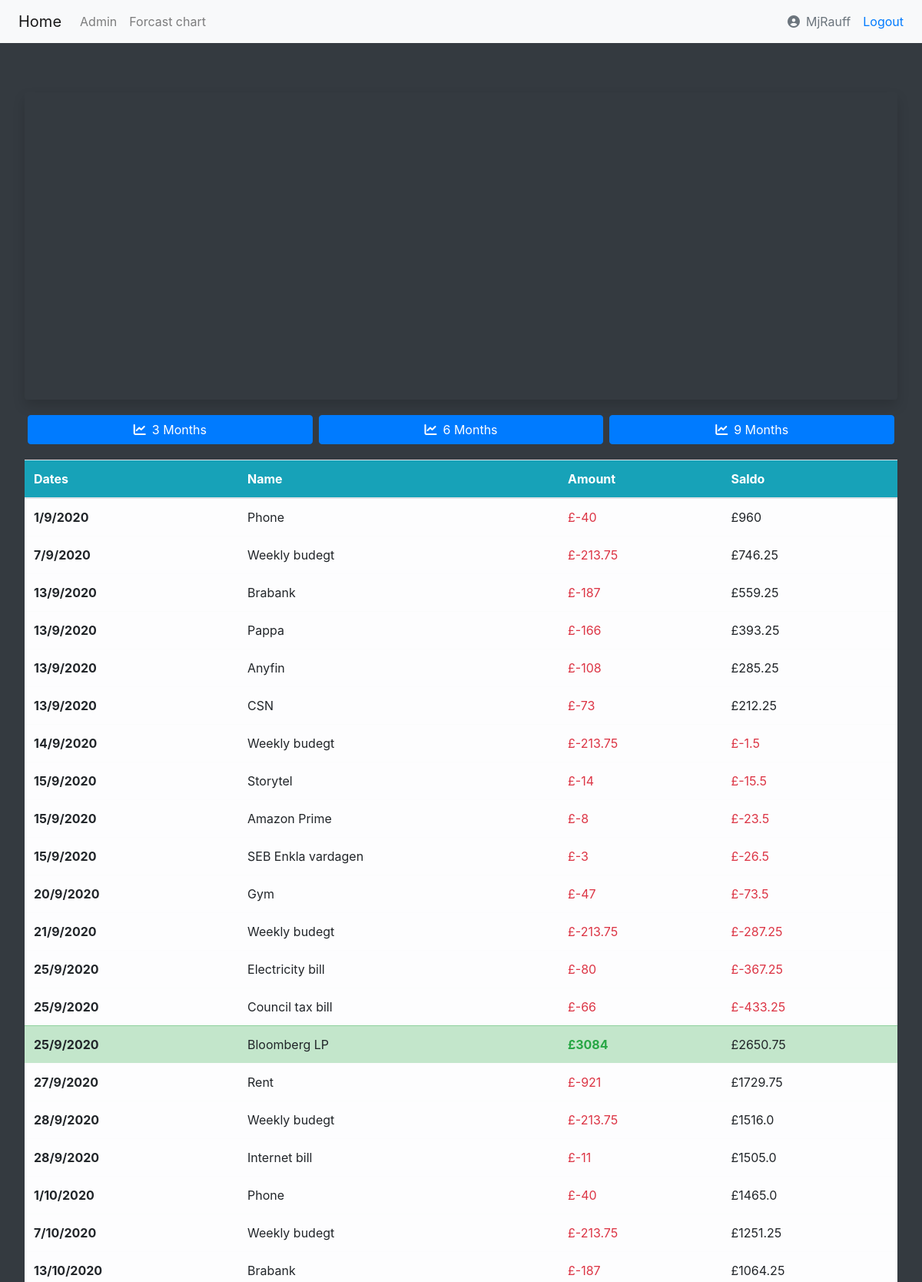
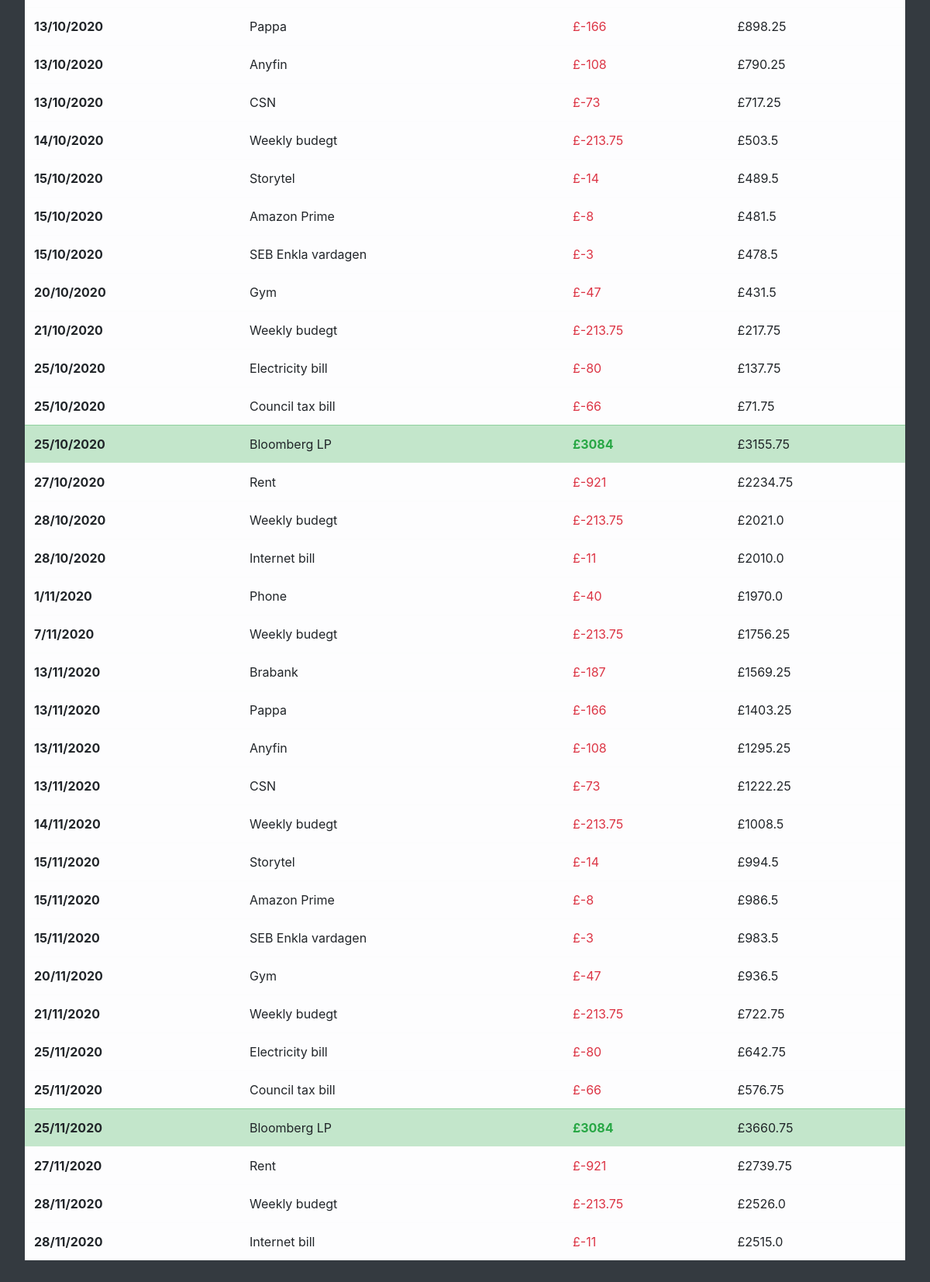
The app's page /3-months/ (signed in) with its own data (2 pictures, top to bottom).
### expense/models.py (models this page shows, shortened)
class Expense(models.Model):
    user = models.ForeignKey(User, on_delete=models.CASCADE)
    date_created = models.DateTimeField(auto_now=True)
    category = models.ForeignKey(Category, on_delete=models.CASCADE)
    title = models.CharField(max_length=100)
    amount = models.IntegerField()
    date_payment = models.IntegerField()

### income/models.py (models this page shows, shortened)
class Income(models.Model):
    user = models.ForeignKey(User, on_delete=models.CASCADE)
    date_created = models.DateTimeField(auto_now=True)
    title = models.CharField(max_length=100)
    amount = models.IntegerField(null=True, default=0)
    date_payment = models.IntegerField()

### main_project/views.py (the view)
# urls.py: path("3-months/", views.month_3.as_view(), name="m3"),
class month_3(LoginRequiredMixin, generic.TemplateView):
    template_name = "forcast_chart.html"
    def get_context_data(self, **kwargs):
        user = self.request.user
        account = 1000
        m1 = chart_data(user, 0, account)
        m1_account = m1[-1:][0][3]
        m2 = chart_data(user, 1, m1_account)
        m2_account = m2[-1:][0][3]
        m3 = chart_data(user, 2, m2_account)
        context = super().get_context_data(**kwargs)
        user = self.request.user
        context["chart_data"] = chart_data(user, 0, account) + chart_data(user, 1, m1_account) + chart_data(user, 2, m2_account)
        return context

### main_project/views.py (called while the page is built)
def budget(user):
    expenses_flex = Expense_flex.objects.filter(user=user)
    budget = expenses_flex.aggregate(Sum('budget'))["budget__sum"]
    if budget == None:
        return 0
    else:
        return budget

def add_months(sourcedate, months):
    month = sourcedate.month - 1 + months
    year = sourcedate.year + month // 12
    month = month % 12 + 1
    day = min(sourcedate.day, calendar.monthrange(year,month)[1])
    return datetime.date(year, month, day)

### templates/forcast_chart.html
{% extends "base.html" %}
{% block contant %}
<div class="">
  <div class="jumbotron bg-dark">
    {% include "_timeline_chart_view.html" %}
    <div class="d-flex justify-content-center mt-3 mb-3">
      <a class="btn btn-primary w-100 m-1" href="{% url 'm3' %}"><span class="fas fa-chart-line mr-2"></span>3 Months</a>
      <a class="btn btn-primary w-100 m-1" href="{% url 'm6' %}"><span class="fas fa-chart-line mr-2"></span>6 Months</a>
      <a class="btn btn-primary w-100 m-1" href="{% url 'm9' %}"><span class="fas fa-chart-line mr-2"></span>9 Months</a>
    </div>
    <div class="">
      <table class="table table-hover bg-info">
        <thead>
          <tr class="text-white">
            <th scope="col">Dates</th>
            <th scope="col">Name</th>
            <th scope="col">Amount</th>
            <th scope="col">Saldo</th>
          </tr>
        </thead>
        <tbody>
          {% for x in chart_data %}
          {% if x.4 >= 0 %}
          <tr class="table-success">
            <th scope="row">{{x.2}}/{{x.1}}/{{x.0}}</th>
            <td>{{x.5}}</td>
            <td class="text-success"><strong>£{{x.4}}</strong></td>
            {% if x.3 <= 0 %}
            <td class="text-danger">£{{x.3}}</td>
            {% else %}
            <td>£{{x.3}}</td>
            {% endif %}
          </tr>
          {% else %}
          <tr class="table-light">
            <th scope="row">{{x.2}}/{{x.1}}/{{x.0}}</th>
            <td>{{x.5}}</td>
            <td class="text-danger">£{{x.4}}</td>
            {% if x.3 <= 0 %}
            <td class="text-danger">£{{x.3}}</td>
            {% else %}
            <td>£{{x.3}}</td>
            {% endif %}
          </tr>
          {% endif %}
          {% endfor %}
        </tbody>
      </table>
    </div>
  </div>
</div>
{% endblock%}

### templates/base.html (shortened to what this page needs)
<!DOCTYPE html>
{% load static %}
<html lang="en" dir="ltr">
  <head>
    <link rel="stylesheet" href="https://stackpath.bootstrapcdn.com/bootstrap/4.3.1/css/bootstrap.min.css">
    <link href="http://maxcdn.bootstrapcdn.com/font-awesome/4.1.0/css/font-awesome.min.css" rel="stylesheet">
    <link rel="stylesheet" href="https://use.fontawesome.com/releases/v5.7.0/css/all.css">
    <link rel="stylesheet" href="{% static 'css/master.css'%}">
    <link rel="stylesheet" href="{% static 'css/id_style.css'%}">
  <body class="bg-dark">
    <nav class="navbar navbar-expand-lg navbar-light bg-light d-flex justify-content-between">
      {% if user.is_authenticated %}
      <div class="navbar-nav pl-2">
        <a class="navbar-brand" href="{% url 'home' %}">Home</a>
        {% if user.is_superuser %}
        <a class="nav-link" href="{% url 'admin:index' %}">Admin</a>
        {% endif %}
        <a class="nav-link" href="{% url 'm3' %}">Forcast chart</a>
      </div>
      <div class="navbar-nav pl-2">
        <a class="nav-link text-secondary"><span class="fas fa-user-circle mr-2" ></span>{{user.username}}</a>
        <a class="nav-link text-primary" href="{% url 'accounts:logout' %}">Logout</a>
      </div>
      {% endif %}
    </nav>
      <div class="">
        {% block contant %}
        {% endblock %}
      </div>
  </body>
</html>

### static/css/master.css (style rules this page uses)
body { background-color:white; }

### records on screen
Expense: title "Phone" "Phone" "Phone"
Expense: title "Brabank" "Brabank" "Brabank"
Expense: title "Pappa" "Pappa" "Pappa"
Expense: title "Anyfin" "Anyfin" "Anyfin"
Expense: title "CSN" "CSN" "CSN"
Expense: title "Storytel" "Storytel" "Storytel"
Expense: title "Amazon Prime" "Amazon Prime" "Amazon Prime"
Expense: title "SEB Enkla vardagen" "SEB Enkla vardagen" "SEB Enkla vardagen"
Expense: title "Gym" "Gym" "Gym"
Expense: title "Electricity bill" "Electricity bill" "Electricity bill"
Expense: title "Council tax bill" "Council tax bill" "Council tax bill"
Income: title "Bloomberg LP" "Bloomberg LP" "Bloomberg LP"
Expense: title "Rent" "Rent" "Rent"
Expense: title "Internet bill" "Internet bill" "Internet bill"

### other values on screen
{{ user.username }} "MjRauff"
{{ x.2 }} "1" "7" "13" "13" "13" "13" "14" "15" "15" "15" "20" "21" "25" "25" "27" "28" "28" "1" "7" "13" "13" "13" "13" "14" "15" "15" "15" "20" "21" "25" "25" "27" "28" "28" "1" "7" "13" "13" "13" "13" "14" "15" "15" "15" "20" "21" "25" "25" "27" "28" "28"
{{ x.1 }} "9" "9" "9" "9" "9" "9" "9" "9" "9" "9" "9" "9" "9" "9" "9" "9" "9" "10" "10" "10" "10" "10" "10" "10" "10" "10" "10" "10" "10" "10" "10" "10" "10" "10" "11" "11" "11" "11" "11" "11" "11" "11" "11" "11" "11" "11" "11" "11" "11" "11" "11"
{{ x.0 }} "2020" "2020" "2020" "2020" "2020" "2020" "2020" "2020" "2020" "2020" "2020" "2020" "2020" "2020" "2020" "2020" "2020" "2020" "2020" "2020" "2020" "2020" "2020" "2020" "2020" "2020" "2020" "2020" "2020" "2020" "2020" "2020" "2020" "2020" "2020" "2020" "2020" "2020" "2020" "2020" "2020" "2020" "2020" "2020" "2020" "2020" "2020" "2020" "2020" "2020" "2020"
{{ x.4 }} "-40" "-213.75" "-187" "-166" "-108" "-73" "-213.75" "-14" "-8" "-3" "-47" "-213.75" "-80" "-66" "-921" "-213.75" "-11" "-40" "-213.75" "-187" "-166" "-108" "-73" "-213.75" "-14" "-8" "-3" "-47" "-213.75" "-80" "-66" "-921" "-213.75" "-11" "-40" "-213.75" "-187" "-166" "-108" "-73" "-213.75" "-14" "-8" "-3" "-47" "-213.75" "-80" "-66" "-921" "-213.75" "-11"
{{ x.3 }} "960" "746.25" "559.25" "393.25" "285.25" "212.25" "1729.75" "1516.0" "1505.0" "1465.0" "1251.25" "1064.25" "898.25" "790.25" "717.25" "503.5" "489.5" "481.5" "478.5" "431.5" "217.75" "137.75" "71.75" "2234.75" "2021.0" "2010.0" "1970.0" "1756.25" "1569.25" "1403.25" "1295.25" "1222.25" "1008.5" "994.5" "986.5" "983.5" "936.5" "722.75" "642.75" "576.75" "2739.75" "2526.0" "2515.0"
{{ x.5 }} "Weekly budegt" "Weekly budegt" "Weekly budegt" "Weekly budegt" "Weekly budegt" "Weekly budegt" "Weekly budegt" "Weekly budegt" "Weekly budegt" "Weekly budegt" "Weekly budegt" "Weekly budegt"
{{ x.3 }} "-1.5" "-15.5" "-23.5" "-26.5" "-73.5" "-287.25" "-367.25" "-433.25"
{{ x.2 }} "25" "25" "25"
{{ x.1 }} "9" "10" "11"
{{ x.0 }} "2020" "2020" "2020"
{{ x.4 }} "3084" "3084" "3084"
{{ x.3 }} "2650.75" "3155.75" "3660.75"
